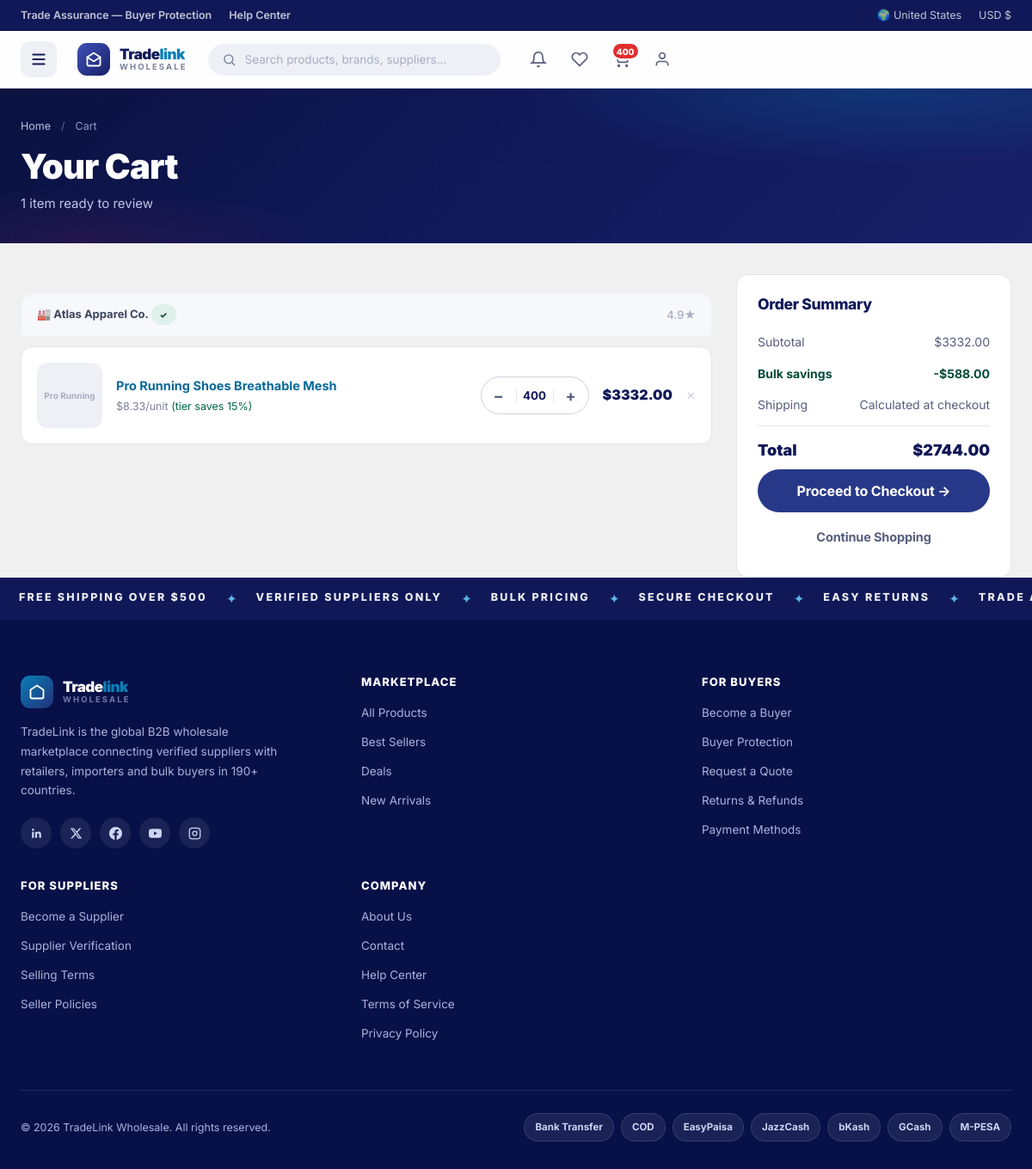
Screenshot of /cart (signed in) with the database file from the repository.
### tables this page shows
CREATE TABLE users (
    id INTEGER PRIMARY KEY AUTOINCREMENT,
    email TEXT UNIQUE NOT NULL,
    password_hash TEXT NOT NULL,
    salt TEXT NOT NULL,
    name TEXT NOT NULL,
    company TEXT,
    role TEXT NOT NULL DEFAULT 'customer',   -- customer | supplier | admin
    country TEXT DEFAULT 'United States',
    phone TEXT,
    is_verified INTEGER DEFAULT 0,
    created_at TEXT DEFAULT (datetime('now'))
);

CREATE TABLE suppliers (
    id INTEGER PRIMARY KEY AUTOINCREMENT,
    user_id INTEGER UNIQUE NOT NULL REFERENCES users(id),
    company_name TEXT NOT NULL,
    slug TEXT UNIQUE NOT NULL,
    country TEXT NOT NULL,
    years_in_business INTEGER DEFAULT 1,
    business_type TEXT DEFAULT 'Manufacturer',
    description TEXT DEFAULT '',
    certifications TEXT DEFAULT '',
    verification_status TEXT DEFAULT 'pending', -- pending | under_review | verified | rejected
    response_rate INTEGER DEFAULT 95,
    response_time TEXT DEFAULT '4h',
    rating_avg REAL DEFAULT 0,
    rating_count INTEGER DEFAULT 0,
    orders_completed INTEGER DEFAULT 0,
    created_at TEXT DEFAULT (datetime('now'))
);

CREATE TABLE products (
    id INTEGER PRIMARY KEY AUTOINCREMENT,
    supplier_id INTEGER NOT NULL REFERENCES suppliers(id),
    category_id INTEGER NOT NULL REFERENCES categories(id),
    name TEXT NOT NULL,
    slug TEXT UNIQUE NOT NULL,
    sku TEXT,
    description TEXT DEFAULT '',
    specifications TEXT DEFAULT '',
    moq INTEGER DEFAULT 50,
    price REAL NOT NULL DEFAULT 0,
    old_price REAL,
    stock INTEGER DEFAULT 0,
    low_stock_threshold INTEGER DEFAULT 20,
    status TEXT DEFAULT 'pending',  -- pending | approved | rejected
    image TEXT DEFAULT '',
    ship_time TEXT DEFAULT 'Ships in 3-5 days',
    views INTEGER DEFAULT 0,
    sold INTEGER DEFAULT 0,
    created_at TEXT DEFAULT (datetime('now'))
);

CREATE TABLE product_tiers (
    id INTEGER PRIMARY KEY AUTOINCREMENT,
    product_id INTEGER NOT NULL REFERENCES products(id) ON DELETE CASCADE,
    min_qty INTEGER NOT NULL,
    price REAL NOT NULL
);

CREATE TABLE carts (
    id INTEGER PRIMARY KEY AUTOINCREMENT,
    user_id INTEGER NOT NULL REFERENCES users(id) ON DELETE CASCADE,
    product_id INTEGER NOT NULL REFERENCES products(id) ON DELETE CASCADE,
    qty INTEGER NOT NULL DEFAULT 1,
    created_at TEXT DEFAULT (datetime('now')),
    UNIQUE(user_id, product_id)
);

### app.py (the view)
@app.route("/cart")
@login_required
def cart():
    lines, subtotal, savings = cart_lines()
    return render_template("cart.html", lines=lines, subtotal=subtotal, savings=savings)

### templates/cart.html (shortened to what this page needs)
{% extends "base.html" %}
{% block content %}
<div class="page-band page-band--slim">
  <div class="container">
    <nav class="breadcrumb">
      <a href="{{ url_for('home') }}">Home</a><span class="sep">/</span><span>Cart</span>
    </nav>
    <h1>Your Cart</h1>
    {% if lines %}<p>{{ lines|length }} item{% if lines|length != 1 %}s{% endif %} ready to review</p>{% else %}<p>Your wholesale cart is waiting.</p>{% endif %}
  </div>
</div>
<div class="container" style="padding-top:36px">
  {% if lines %}
  <div style="display:grid;grid-template-columns:1fr 320px;gap:28px;align-items:start">
    <div>
      {% set ns = namespace(supplier='') %}
      {% for l in lines %}
        {% if l.supplier != ns.supplier %}
          {% set ns.supplier = l.supplier %}
        <div class="cart-supplier__head" style="background:var(--slate-50);padding:12px 18px;font-size:13px;font-weight:700;color:var(--slate-700);border:1px solid var(--slate-100);border-radius:var(--r-lg) var(--r-lg) 0 0;display:flex;justify-content:space-between">
          <span>🏭 {{ l.supplier }}{% if l.verification_status == 'verified' %} <span class="badge badge-verified" style="font-size:10px">✓</span>{% endif %}</span>
          <span style="font-weight:500;color:var(--slate-400)">{{ '%.1f'|format(l.supplier_rating or 4.5) }}★</span>
        </div>
        {% endif %}
      <div class="cart-item">
        <div class="cart-item__img">{{ l.name.split(' ')[:2]|join(' ') }}</div>
        <div class="cart-item__info">
          <div class="cart-item__name"><a href="{{ url_for('product', slug=l.slug) }}">{{ l.name }}</a></div>
          <div class="cart-item__unit">${{ '%.2f'|format(l.unit) }}/unit {% if l.pct > 0 %}<span style="color:var(--success-600)">(tier saves {{ l.pct }}%)</span>{% endif %}</div>
        </div>
        <form method="post" action="{{ url_for('cart_update') }}" style="display:flex;align-items:center;gap:8px">
          <div class="qty-selector">
            <button type="button" onclick="this.parentElement.querySelector('input').value=Math.max({{ l.moq }},parseInt(this.parentElement.querySelector('input').value)-1);this.form.submit()">−</button>
            <input name="qty" value="{{ l.qty }}" min="{{ l.moq }}" readonly style="width:44px">
            <button type="button" onclick="this.parentElement.querySelector('input').value=parseInt(this.parentElement.querySelector('input').value)+1;this.form.submit()">+</button>
          </div>
        </form>
        <div class="cart-item__total">${{ '%.2f'|format(l.line_total) }}</div>
        <form method="post" action="{{ url_for('cart_remove') }}">
          <button style="color:var(--slate-300)" aria-label="Remove">✕</button>
        </form>
      </div>
      {% endfor %}
    </div>
    <div class="summary">
      <h3 style="margin-bottom:16px">Order Summary</h3>
      <div class="summary__row"><span>Subtotal</span><span>${{ '%.2f'|format(subtotal) }}</span></div>
      <div class="summary__row summary__row--save"><span>Bulk savings</span><span>-${{ '%.2f'|format(savings) }}</span></div>
      <div class="summary__row"><span>Shipping</span><span>Calculated at checkout</span></div>
      <div class="summary__row summary__row--total"><span>Total</span><span>${{ '%.2f'|format(subtotal - savings) }}</span></div>
      <a class="btn btn-primary btn-lg btn-block" href="{{ url_for('checkout') }}">Proceed to Checkout →</a>
      <a class="btn btn-ghost btn-block" style="margin-top:8px" href="{{ url_for('products') }}">Continue Shopping</a>
    </div>
  </div>
  {% endif %}
</div>
{% endblock %}

### templates/base.html (shortened to what this page needs)
<!DOCTYPE html>
<html lang="en">
<head>
<link rel="stylesheet" href="{{ url_for('static', filename='app.css') }}">
</head>
<body>
<div class="topbar">
  <div class="container">
    <div class="topbar__left">
      <a class="topbar__link" href="{{ url_for('products') }}">Trade Assurance — Buyer Protection</a>
      <a class="topbar__link" href="#">Help Center</a>
    </div>
    <div style="display:flex;gap:20px;align-items:center;margin-left:auto">
      <span>🌍 {{ g.user.country if g.user else 'International' }}</span>
      <span>USD $</span>
    </div>
  </div>
</div>
<header class="navbar">
  <div class="container navbar__inner">
    <button class="hamburger" onclick="document.getElementById('drawer').classList.add('open')" aria-label="Open menu">
      <svg viewBox="0 0 24 24" fill="none" stroke="currentColor" stroke-width="2"><path d="M4 6h16M4 12h16M4 18h16"/></svg>
    </button>
    <a href="{{ url_for('home') }}" class="logo">
      <span class="logo__mark"><svg viewBox="0 0 24 24" fill="none" stroke="currentColor" stroke-width="2.2" stroke-linecap="round"><path d="M3 9l9-6 9 6v10a2 2 0 01-2 2H5a2 2 0 01-2-2V9z"/><path d="M3 9l9 6 9-6"/></svg></span>
      <span class="logo__text"><span class="logo__name">Trade<em>link</em></span><span class="logo__tag">Wholesale</span></span>
    </a>
    <div class="navbar__search" id="searchWrap">
      <div class="search-box">
        <svg viewBox="0 0 24 24" fill="none" stroke="currentColor" stroke-width="2"><circle cx="11" cy="11" r="7"/><path d="M21 21l-4.3-4.3"/></svg>
        <input type="search" id="searchInput" placeholder="Search products, brands, suppliers..." autocomplete="off">
      </div>
    </div>
    <div class="navbar__actions">
      <a class="icon-btn" href="{{ url_for('notifications') }}" aria-label="Notifications">
        <svg viewBox="0 0 24 24" fill="none" stroke="currentColor" stroke-width="2"><path d="M18 8A6 6 0 006 8c0 7-3 9-3 9h18s-3-2-3-9"/><path d="M13.73 21a2 2 0 01-3.46 0"/></svg>
      </a>
      <a class="icon-btn" href="{{ url_for('wishlist') if g.user else url_for('login') }}" aria-label="Wishlist">
        <svg viewBox="0 0 24 24" fill="none" stroke="currentColor" stroke-width="2"><path d="M20.84 4.61a5.5 5.5 0 00-7.78 0L12 5.67l-1.06-1.06a5.5 5.5 0 00-7.78 7.78l1.06 1.06L12 21.23l7.78-7.78 1.06-1.06a5.5 5.5 0 000-7.78z"/></svg>
      </a>
      <a class="icon-btn" href="{{ url_for('cart') if g.user else url_for('login') }}" id="cartIconBtn" data-cart-open aria-label="Cart" aria-haspopup="dialog">
        <svg viewBox="0 0 24 24" fill="none" stroke="currentColor" stroke-width="2"><circle cx="9" cy="21" r="1"/><circle cx="20" cy="21" r="1"/><path d="M1 1h4l2.68 13.39a2 2 0 002 1.61h9.72a2 2 0 002-1.61L23 6H6"/></svg>
        {% if g.cart_count %}<span class="icon-btn__count" id="cartCount">{{ g.cart_count }}</span>{% endif %}
      </a>
      {% if g.user %}
      <a class="icon-btn" href="{{ url_for('dashboard') if g.user.role == 'customer' else url_for('supplier_dashboard') if g.user.role == 'supplier' else url_for('admin_panel') }}" aria-label="Account">
        <svg viewBox="0 0 24 24" fill="none" stroke="currentColor" stroke-width="2"><path d="M20 21v-2a4 4 0 00-4-4H8a4 4 0 00-4 4v2"/><circle cx="12" cy="7" r="4"/></svg>
      </a>
      {% else %}
      <a class="btn btn-primary btn-sm" href="{{ url_for('login') }}">Sign In</a>
      {% endif %}
    </div>
  </div>
</header>
<main>
{% block content %}{% endblock %}
</main>
<div class="marquee" aria-hidden="true">
  <div class="marquee__track">
    <span>Free Shipping over $500</span><i>✦</i><span>Verified Suppliers Only</span><i>✦</i><span>Bulk Pricing</span><i>✦</i><span>Secure Checkout</span><i>✦</i><span>Easy Returns</span><i>✦</i><span>Trade Assurance</span>
  </div>
</div>
<footer class="footer">
  <div class="container">
    <div class="footer__grid">
      <div>
        <a href="{{ url_for('home') }}" class="logo">
          <span class="logo__mark"><svg viewBox="0 0 24 24" fill="none" stroke="currentColor" stroke-width="2.2" stroke-linecap="round"><path d="M3 9l9-6 9 6v10a2 2 0 01-2 2H5a2 2 0 01-2-2V9z"/></svg></span>
          <span class="logo__text"><span class="logo__name" style="color:#fff">Trade<em>link</em></span><span class="logo__tag">Wholesale</span></span>
        </a>
        <p class="footer__desc">TradeLink is the global B2B wholesale marketplace connecting verified suppliers with retailers, importers and bulk buyers in 190+ countries.</p>
        <div class="footer__social">
          <a href="#" aria-label="LinkedIn"><svg viewBox="0 0 24 24" fill="currentColor"><path d="M20.45 20.45h-3.55v-5.57c0-1.33-.03-3.04-1.85-3.04-1.86 0-2.14 1.45-2.14 2.94v5.67H9.36V9h3.41v1.56h.05c.47-.9 1.63-1.85 3.36-1.85 3.6 0 4.27 2.37 4.27 5.45v6.29zM5.34 7.43a2.06 2.06 0 110-4.12 2.06 2.06 0 010 4.12zM7.12 20.45H3.55V9h3.57v11.45z"/></svg></a>
          <a href="#" aria-label="X"><svg viewBox="0 0 24 24" fill="currentColor"><path d="M18.24 2.25h3.31l-7.23 8.26 8.5 11.24h-6.66l-5.21-6.82-5.97 6.82H1.67l7.73-8.84L1.25 2.25h6.83l4.71 6.23 5.45-6.23zm-1.16 17.52h1.83L7.08 4.13H5.12l11.96 15.64z"/></svg></a>
          <a href="#" aria-label="Facebook"><svg viewBox="0 0 24 24" fill="currentColor"><path d="M24 12.07C24 5.4 18.63 0 12 0S0 5.4 0 12.07C0 18.1 4.39 23.09 10.13 24v-8.44H7.08v-3.49h3.05V9.41c0-3.02 1.79-4.7 4.53-4.7 1.31 0 2.68.24 2.68.24v2.97h-1.51c-1.49 0-1.95.93-1.95 1.89v2.26h3.32l-.53 3.49h-2.79V24C19.61 23.09 24 18.1 24 12.07z"/></svg></a>
          <a href="#" aria-label="YouTube"></a>
          <a href="#" aria-label="Instagram"><svg viewBox="0 0 24 24" fill="none" stroke="currentColor" stroke-width="2"><rect x="2" y="2" width="20" height="20" rx="5"/><circle cx="12" cy="12" r="4"/><circle cx="17.5" cy="6.5" r="1" fill="currentColor" stroke="none"/></svg></a>
        </div>
      </div>
      <div class="footer__col">
        <h4>Marketplace</h4>
        <ul>
          <li><a href="{{ url_for('products') }}">All Products</a></li>
          <li><a href="{{ url_for('products', sort='popular') }}">Best Sellers</a></li>
          <li><a href="{{ url_for('products', sort='discount') }}">Deals</a></li>
          <li><a href="{{ url_for('products', sort='newest') }}">New Arrivals</a></li>
        </ul>
      </div>
      <div class="footer__col">
        <h4>For Buyers</h4>
        <ul>
          <li><a href="{{ url_for('register') }}">Become a Buyer</a></li>
          <li><a href="{{ url_for('refunds') }}">Buyer Protection</a></li>
          <li><a href="{{ url_for('quotes') if g.user else url_for('register') }}">Request a Quote</a></li>
          <li><a href="{{ url_for('refunds') }}">Returns &amp; Refunds</a></li>
          <li><a href="{{ url_for('contact') }}">Payment Methods</a></li>
        </ul>
      </div>
      <div class="footer__col">
        <h4>For Suppliers</h4>
        <ul>
          <li><a href="{{ url_for('register', role='supplier') }}">Become a Supplier</a></li>
          <li><a href="{{ url_for('about') }}">Supplier Verification</a></li>
          <li><a href="{{ url_for('terms') }}">Selling Terms</a></li>
          <li><a href="{{ url_for('privacy') }}">Seller Policies</a></li>
        </ul>
      </div>
      <div class="footer__col">
        <h4>Company</h4>
        <ul>
          <li><a href="{{ url_for('about') }}">About Us</a></li>
          <li><a href="{{ url_for('contact') }}">Contact</a></li>
          <li><a href="{{ url_for('contact') }}">Help Center</a></li>
          <li><a href="{{ url_for('terms') }}">Terms of Service</a></li>
          <li><a href="{{ url_for('privacy') }}">Privacy Policy</a></li>
        </ul>
      </div>
    </div>
    <div class="footer__bottom">
      <span>© 2026 TradeLink Wholesale. All rights reserved.</span>
      <div style="display:flex;gap:8px;align-items:center;flex-wrap:wrap">
        <span class="pay-badge">Bank Transfer</span><span class="pay-badge">COD</span>
        <span class="pay-badge">EasyPaisa</span><span class="pay-badge">JazzCash</span>
        <span class="pay-badge">bKash</span><span class="pay-badge">GCash</span><span class="pay-badge">M-PESA</span>
      </div>
    </div>
  </div>
</footer>
</body>
</html>

### rows the page displays
users: user "United States"
suppliers: supplier "Atlas Apparel Co.", verification_status "verified" (drawn), rating_avg "4.9"
products: name.split "Pro Running", name "Pro Running Shoes Breathable Mesh"
product_tiers: unit "8.33"
carts: qty "400"

### other values shown
{{ g.cart_count }} "400"
{{ lines|length }} "1"
{{ l.pct }} "15"
{{ '%.2f'|format(l.line_total) }} "3332.00"
{{ '%.2f'|format(subtotal) }} "3332.00"
{{ '%.2f'|format(savings) }} "588.00"
{{ '%.2f'|format(subtotal - savings) }} "2744.00"
